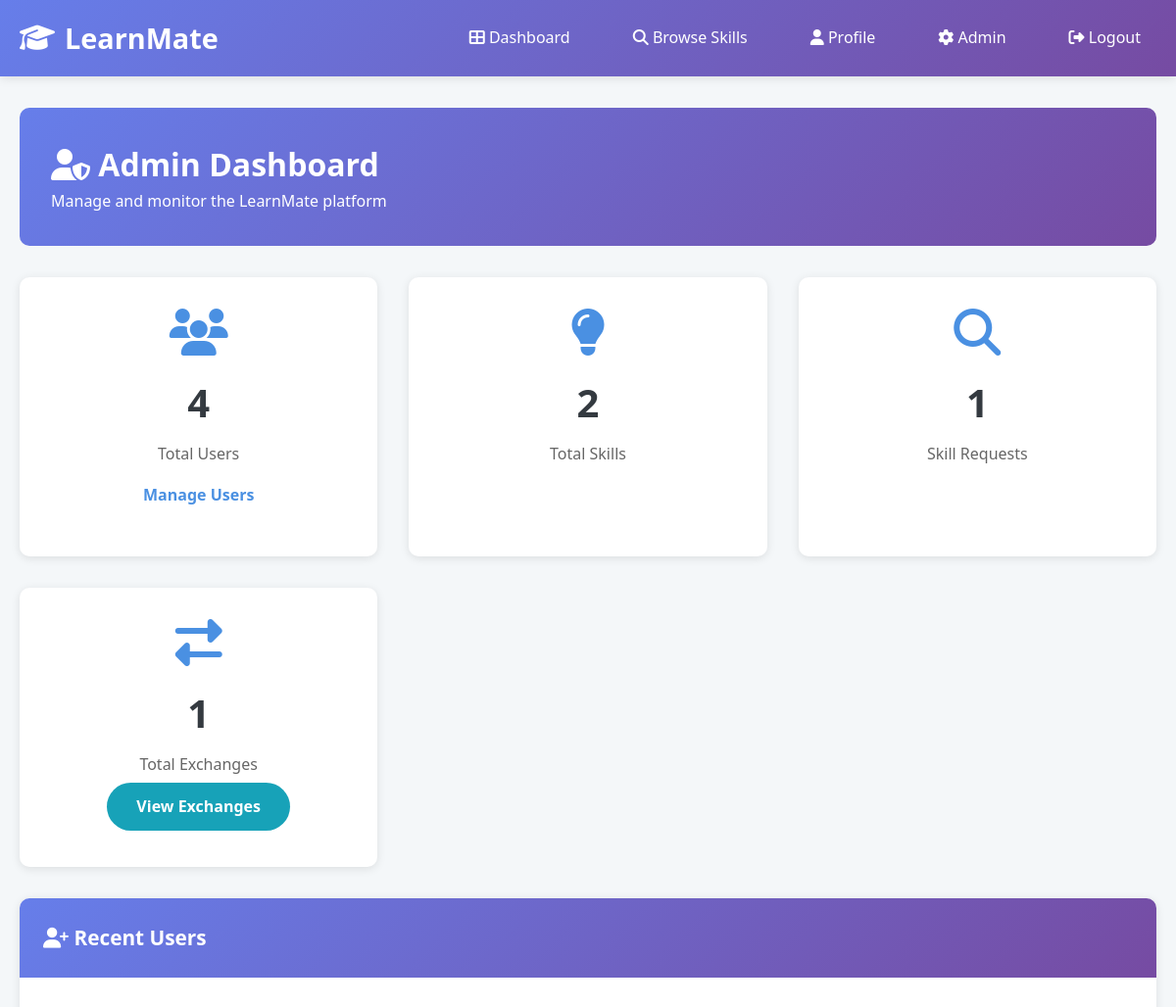
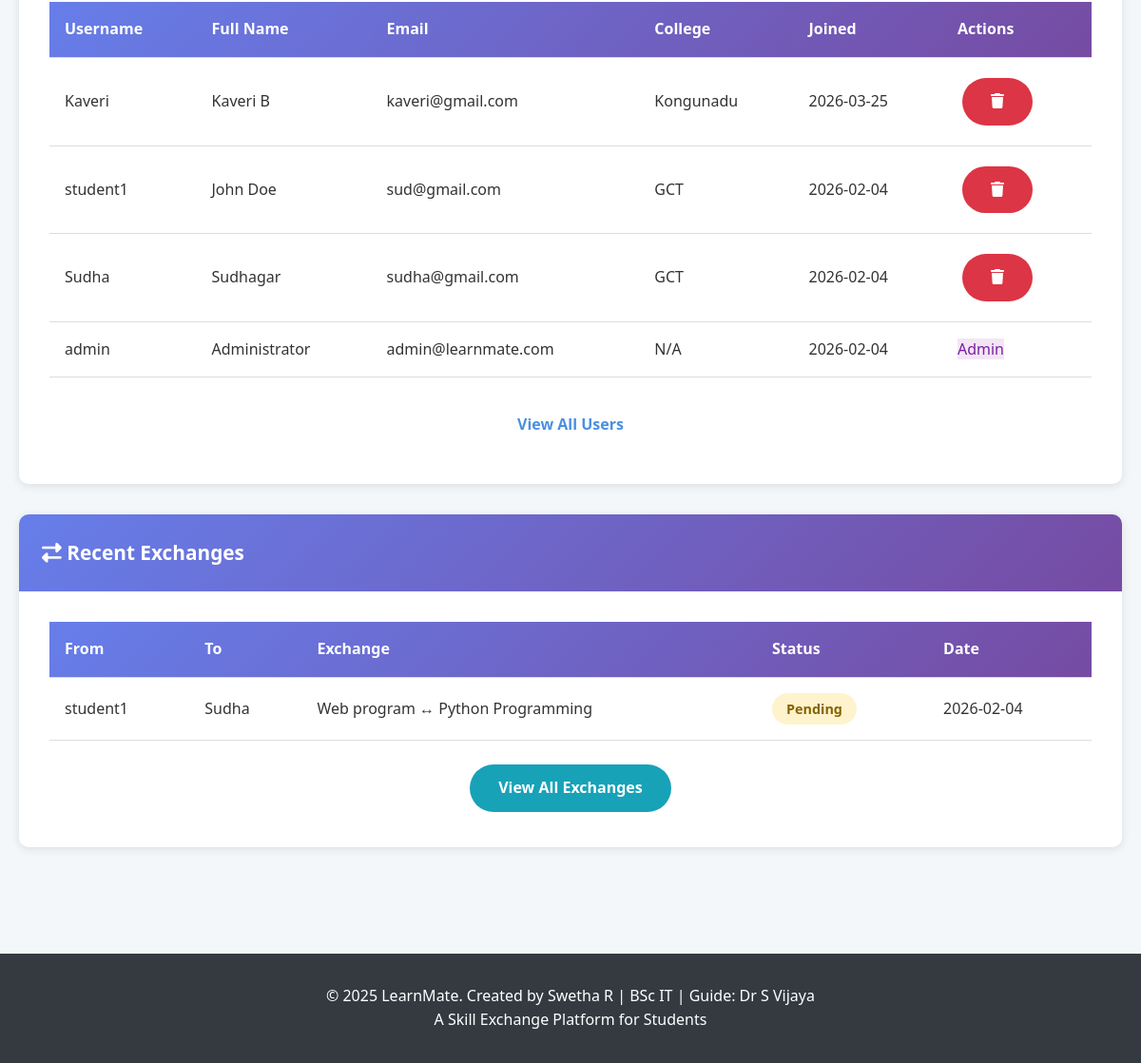
The app's page /admin/dashboard (signed in) with its own data (2 pictures, top to bottom).
### app.py (models this page shows)
class User(db.Model):
    id = db.Column(db.Integer, primary_key=True)
    username = db.Column(db.String(80), unique=True, nullable=False)
    email = db.Column(db.String(120), unique=True, nullable=False)
    password = db.Column(db.String(200), nullable=False)
    full_name = db.Column(db.String(100), nullable=False)
    college = db.Column(db.String(100))
    department = db.Column(db.String(100))
    year = db.Column(db.String(20))
    is_admin = db.Column(db.Boolean, default=False)
    created_at = db.Column(db.DateTime, default=datetime.utcnow)
    skills_offered = db.relationship('Skill', backref='user', lazy=True, foreign_keys='Skill.user_id')
    skills_wanted = db.relationship('SkillRequest', backref='user', lazy=True)
    exchanges_initiated = db.relationship('Exchange', foreign_keys='Exchange.initiator_id', backref='initiator', lazy=True)
    exchanges_received = db.relationship('Exchange', foreign_keys='Exchange.receiver_id', backref='receiver', lazy=True)

class Exchange(db.Model):
    id = db.Column(db.Integer, primary_key=True)
    initiator_id = db.Column(db.Integer, db.ForeignKey('user.id'), nullable=False)
    receiver_id = db.Column(db.Integer, db.ForeignKey('user.id'), nullable=False)
    initiator_skill = db.Column(db.String(100), nullable=False)
    receiver_skill = db.Column(db.String(100), nullable=False)
    status = db.Column(db.String(50), default='pending')  # pending, accepted, rejected, completed
    message = db.Column(db.Text)
    created_at = db.Column(db.DateTime, default=datetime.utcnow)
    updated_at = db.Column(db.DateTime, default=datetime.utcnow, onupdate=datetime.utcnow)

### app.py (the view)
@app.route('/admin/dashboard')
@admin_required
def admin_dashboard():
    total_users = User.query.count()
    total_skills = Skill.query.count()
    total_requests = SkillRequest.query.count()
    total_exchanges = Exchange.query.count()
    recent_users = User.query.order_by(User.created_at.desc()).limit(5).all()
    recent_exchanges = Exchange.query.order_by(Exchange.created_at.desc()).limit(5).all()
    return render_template('admin/dashboard.html',
                         total_users=total_users,
                         total_skills=total_skills,
                         total_requests=total_requests,
                         total_exchanges=total_exchanges,
                         recent_users=recent_users,
                         recent_exchanges=recent_exchanges)

### app.py (called while the page is built)
def admin_required(f):
    @wraps(f)
    def decorated_function(*args, **kwargs):
        if 'user_id' not in session:
            flash('Please login to access this page.', 'warning')
            return redirect(url_for('login'))
        user = User.query.get(session['user_id'])
        if not user or not user.is_admin:
            flash('Access denied. Admin privileges required.', 'danger')
            return redirect(url_for('index'))
        return f(*args, **kwargs)
    return decorated_function

### templates/admin/dashboard.html (shortened to what this page needs)
{% extends "base.html" %}
{% block content %}
<div class="dashboard">
    <div class="container">
        <div class="dashboard-header">
            <h1><i class="fas fa-user-shield"></i> Admin Dashboard</h1>
            <p>Manage and monitor the LearnMate platform</p>
        </div>
        <div class="dashboard-grid">
            <div class="stat-card">
                <i class="fas fa-users"></i>
                <h3>{{ total_users }}</h3>
                <p>Total Users</p>
                <a href="{{ url_for('admin_users') }}" class="btn btn-primary">Manage Users</a>
            </div>
            <div class="stat-card">
                <i class="fas fa-lightbulb"></i>
                <h3>{{ total_skills }}</h3>
                <p>Total Skills</p>
            </div>
            <div class="stat-card">
                <i class="fas fa-search"></i>
                <h3>{{ total_requests }}</h3>
                <p>Skill Requests</p>
            </div>
            <div class="stat-card">
                <i class="fas fa-exchange-alt"></i>
                <h3>{{ total_exchanges }}</h3>
                <p>Total Exchanges</p>
                <a href="{{ url_for('admin_exchanges') }}" class="btn btn-info">View Exchanges</a>
            </div>
        </div>
        <div class="card">
            <div class="card-header">
                <i class="fas fa-user-plus"></i> Recent Users
            </div>
            <div class="card-body">
                <div class="table-container">
                    <table>
                        <thead>
                            <tr>
                                <th>Username</th>
                                <th>Full Name</th>
                                <th>Email</th>
                                <th>College</th>
                                <th>Joined</th>
                                <th>Actions</th>
                            </tr>
                        </thead>
                        <tbody>
                            {% for user in recent_users %}
                                <tr>
                                    <td>{{ user.username }}</td>
                                    <td>{{ user.full_name }}</td>
                                    <td>{{ user.email }}</td>
                                    <td>{{ user.college or 'N/A' }}</td>
                                    <td>{{ user.created_at.strftime('%Y-%m-%d') }}</td>
                                    <td>
                                        {% if not user.is_admin %}
                                            <a href="{{ url_for('admin_delete_user', user_id=user.id) }}"
                                               class="btn btn-danger btn-delete"
                                               onclick="return confirm('Are you sure you want to delete this user?');">
                                                <i class="fas fa-trash"></i>
                                            </a>
                                        {% else %}
                                            <span class="badge-expert">Admin</span>
                                        {% endif %}
                                    </td>
                                </tr>
                            {% endfor %}
                        </tbody>
                    </table>
                </div>
                <div style="text-align: center; margin-top: 20px;">
                    <a href="{{ url_for('admin_users') }}" class="btn btn-primary">View All Users</a>
                </div>
            </div>
        </div>
        <div class="card">
            <div class="card-header">
                <i class="fas fa-exchange-alt"></i> Recent Exchanges
            </div>
            <div class="card-body">
                <div class="table-container">
                    <table>
                        <thead>
                            <tr>
                                <th>From</th>
                                <th>To</th>
                                <th>Exchange</th>
                                <th>Status</th>
                                <th>Date</th>
                            </tr>
                        </thead>
                        <tbody>
                            {% for exchange in recent_exchanges %}
                                <tr>
                                    <td>{{ exchange.initiator.username }}</td>
                                    <td>{{ exchange.receiver.username }}</td>
                                    <td>{{ exchange.initiator_skill }} ↔ {{ exchange.receiver_skill }}</td>
                                    <td>
                                        <span class="status-badge status-{{ exchange.status }}">
                                            {{ exchange.status|capitalize }}
                                        </span>
                                    </td>
                                    <td>{{ exchange.created_at.strftime('%Y-%m-%d') }}</td>
                                </tr>
                            {% endfor %}
                        </tbody>
                    </table>
                </div>
                <div style="text-align: center; margin-top: 20px;">
                    <a href="{{ url_for('admin_exchanges') }}" class="btn btn-info">View All Exchanges</a>
                </div>
            </div>
        </div>
    </div>
</div>
{% endblock %}

### static/css/style.css (style rules this page uses)
* { margin: 0; padding: 0; box-sizing: border-box; }
:root { --primary-color: #4a90e2; --secondary-color: #357abd; --success-color: #28a745; --danger-color: #dc3545; --warning-color: #ffc107; --info-color: #17a2b8; --dark-color: #343a40; --light-color: #f8f9fa; --gradient: linear-gradient(135deg, #667eea 0%, #764ba2 100%); }
body { font-family: 'Segoe UI', Tahoma, Geneva, Verdana, sans-serif; line-height: 1.6; color: #333; background-color: #f4f7f9; }
.container { max-width: 1200px; margin: 0 auto; padding: 0 20px; }
.btn { display: inline-block; padding: 12px 30px; margin: 5px; border: none; border-radius: 50px; cursor: pointer; font-size: 1rem; text-decoration: none; transition: all 0.3s ease; font-weight: 600; }
.btn-primary { background-color: white; color: var(--primary-color); }
.btn-danger { background-color: var(--danger-color); color: white; }
.btn-info { background-color: var(--info-color); color: white; }
.dashboard { padding: 2rem 0; }
.dashboard-header { background: var(--gradient); color: white; padding: 2rem; border-radius: 10px; margin-bottom: 2rem; }
.dashboard-grid { display: grid; grid-template-columns: repeat(auto-fit, minmax(300px, 1fr)); gap: 2rem; margin-bottom: 2rem; }
.stat-card { background: white; padding: 2rem; border-radius: 10px; box-shadow: 0 2px 10px rgba(0,0,0,0.1); text-align: center; }
.stat-card i { font-size: 3rem; color: var(--primary-color); margin-bottom: 1rem; }
.stat-card h3 { font-size: 2.5rem; margin-bottom: 0.5rem; color: var(--dark-color); }
.stat-card p { color: #666; }
.card { background: white; border-radius: 10px; box-shadow: 0 2px 10px rgba(0,0,0,0.1); overflow: hidden; margin-bottom: 2rem; }
.card-header { background: var(--gradient); color: white; padding: 1.5rem; font-size: 1.3rem; font-weight: bold; }
.card-body { padding: 2rem; }
.badge-expert { background-color: #f3e5f5; color: #7b1fa2; }
.table-container { overflow-x: auto; }
table { width: 100%; border-collapse: collapse; background: white; }
table thead { background: var(--gradient); color: white; }
table th, table td { padding: 1rem; text-align: left; border-bottom: 1px solid #ddd; }
.status-badge { display: inline-block; padding: 5px 15px; border-radius: 20px; font-size: 0.9rem; font-weight: 600; }
.status-pending { background-color: #fff3cd; color: #856404; }

### records on screen
User: username "Kaveri", full_name "Kaveri B", email "kaveri@gmail.com", college "Kongunadu", created_at "2026-03-25"
User: username "student1", full_name "John Doe", email "sud@gmail.com", college "GCT", created_at "2026-02-04"
User: username "Sudha", full_name "Sudhagar", email "sudha@gmail.com", college "GCT", created_at "2026-02-04"
User: username "admin", full_name "Administrator", email "admin@learnmate.com", college "N/A", created_at "2026-02-04", is_admin "Admin"
Exchange: initiator.username "student1", receiver.username "Sudha", initiator_skill "Web program", receiver_skill "Python Programming", status "Pending", created_at "2026-02-04"

### other values on screen
{{ total_users }} "4"
{{ total_skills }} "2"
{{ total_requests }} "1"
{{ total_exchanges }} "1"
